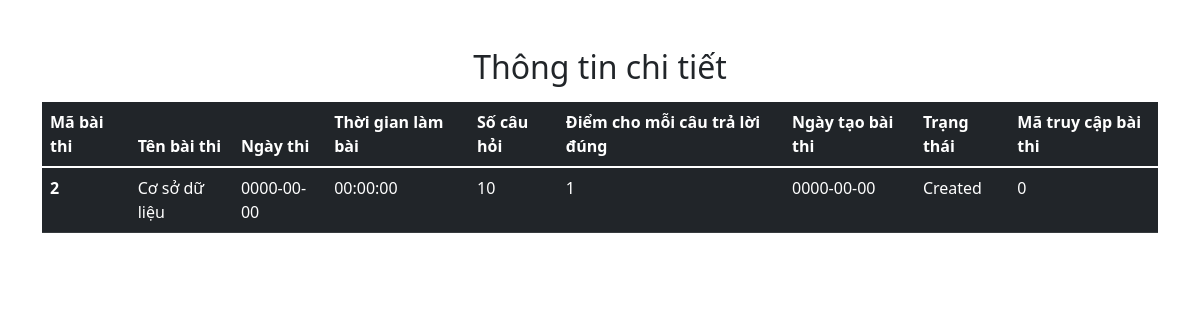
/chitiet.php?id=2, run on the app's committed database.
### tables this page shows
CREATE TABLE `exams` (
  `id` int(11) NOT NULL,
  `exam_title` varchar(255) NOT NULL,
  `exam_datetime` date NOT NULL,
  `duration` time NOT NULL,
  `total_question` int(10) NOT NULL,
  `marks_per_right_answer` float NOT NULL,
  `created_on` date NOT NULL,
  `status` enum('Pending','Created','Started','Completed') NOT NULL,
  `exam_code` int(10) NOT NULL
);

### src/chitiet.php (the view)
<?php
    include 'same/header.php';
?>
<main class="container mt-5">
    <h2 class="mb-3 text-center">Thông tin chi tiết </h2>
    <table class="table table-dark mt-3">
        <thead>
            <tr>
            <th scope="col">Mã bài thi </th>
            <th scope="col">Tên bài thi</th>
            <th scope="col">Ngày thi</th>
            <th scope="col">Thời gian làm bài</th>
            <th scope="col">Số câu hỏi</th>
            <th scope="col">Điểm cho mỗi câu trả lời đúng</th>
            <th scope="col">Ngày tạo bài thi</th>
            <th scope="col">Trạng thái </th>
            <th scope="col">Mã truy cập bài thi </th>
            </tr>
        </thead>
        <tbody>
            <?php
                include 'config.php';
                $Id = $_GET['id'];
                $sql = "SELECT * FROM exams WHERE id = '$Id'";
                $result = mysqli_query($conn, $sql);
                if(mysqli_num_rows($result)>0)
                {
                    while($row= mysqli_fetch_assoc($result)){
                        echo '<tr>';
                        echo '<th scope="row">'.$row['id'].'</th>';
                        echo '<td>'.$row['exam_title'].'</td>';
                        echo '<td>'.$row['exam_datetime'].'</td>';
                        echo '<td>'.$row['duration'].'</td>';
                        echo '<td>'.$row['total_question'].'</td>';
                        echo '<td>'.$row['marks_per_right_answer'].'</td>';
                        echo '<td>'.$row['created_on'].'</td>';
                        echo '<td>'.$row['status'].'</td>';
                        echo '<td>'.$row['exam_code'].'</td>';
                        echo '</tr>';
                    }
                }
                ?>
        </tbody>
    </table>
</main>

### data on the page
exams: id "2", exam_title "Cơ sở dữ liệu", exam_datetime "0000-00-00", duration "00:00:00", total_question "10", marks_per_right_answer "1", created_on "0000-00-00", status "Created", exam_code "0"
